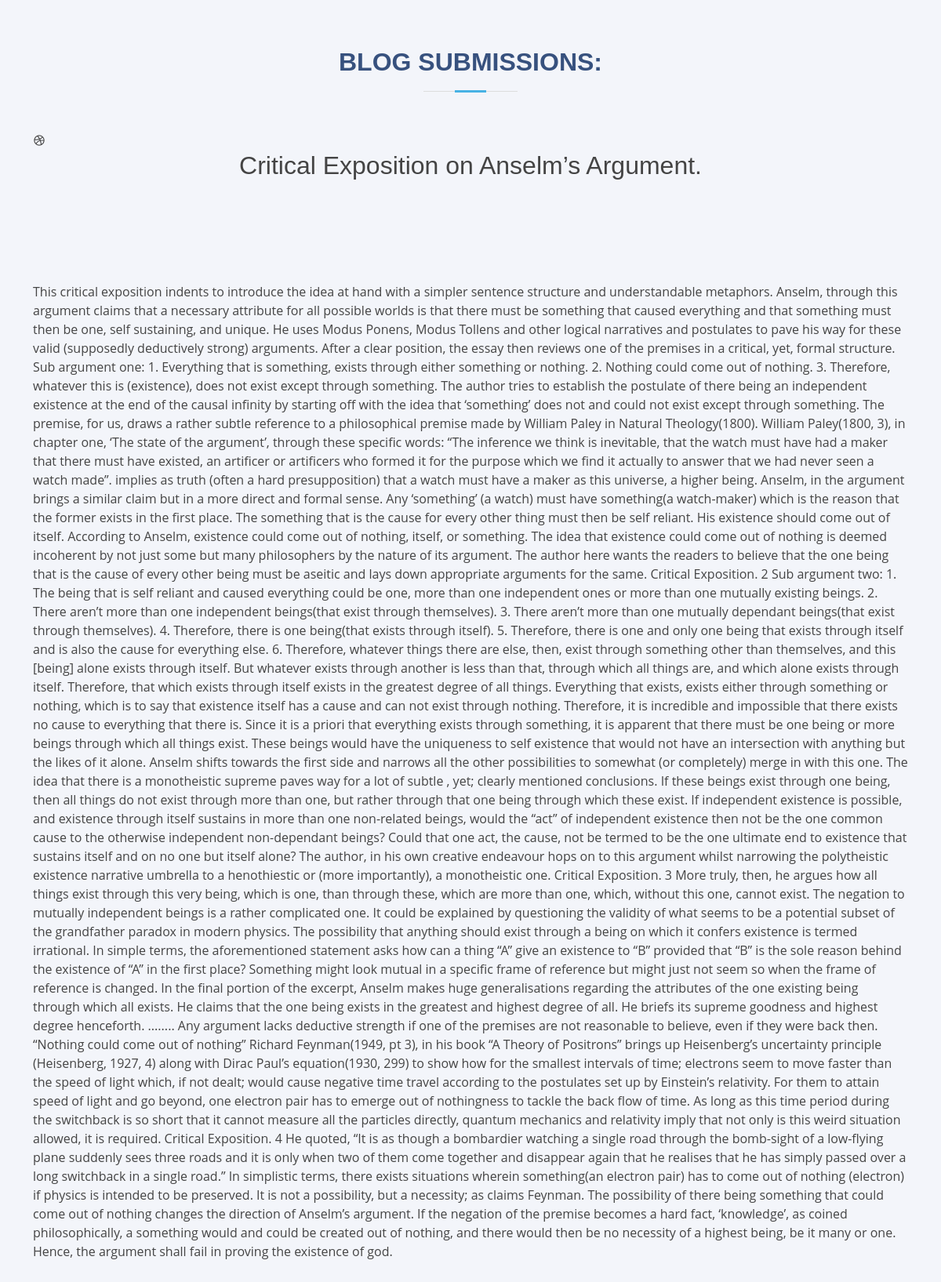
/post/1, run on the app's committed database.
### posts/models.py (models this page shows)
class Post(models.Model):
    title = models.CharField(max_length=10000)
    body = models.CharField(max_length=100000)
    created_at= models.DateTimeField(default= datetime.now, blank= True)

### posts/views.py (the view)
# urls.py: path('post/<str:pk>', views.post, name = 'post'),
def post(request, pk):
    posts = Post.objects.get(id = pk)
    return render(request,'post.html',{'posts': posts})

### templates/post.html (shortened to what this page needs)
{% load static %}
<!DOCTYPE html>
<html lang="en">
<head>
  <link href="{% static 'assets/vendor/aos/aos.css' %}" rel="stylesheet">
  <link href="{% static 'assets/vendor/bootstrap/css/bootstrap.min.css' %}" rel="stylesheet">
  <link href="{% static 'assets/vendor/bootstrap-icons/bootstrap-icons.css' %}" rel="stylesheet">
  <link href="{% static 'assets/vendor/boxicons/css/boxicons.min.css' %}" rel="stylesheet">
  <link href="{% static 'assets/vendor/glightbox/css/glightbox.min.css' %}" rel="stylesheet">
  <link href="{% static 'assets/vendor/remixicon/remixicon.css' %}" rel="stylesheet">
  <link href="{% static 'assets/vendor/swiper/swiper-bundle.min.css' %}" rel="stylesheet">
  <link href="{% static 'assets/css/style.css' %}" rel="stylesheet">
</head>
<body>
    <section id="services" class="services section-bg">
      <div class="container" data-aos="fade-up">
        <div class="section-title">
          <h2>Blog Submissions: </h2>
        </div>
        <div class="row">
              <div class="icon"><i class="bx bxl-dribbble"></i></div>
              <h2 style="text-align:center;">{{posts.title}}</h2>
              <br> <br> <br> <br> <br> <br> <br>
              <p>{{posts.body}}</p>
            </div>
          </div>
    </section>
</body>
</html>

### static/assets/css/style.css (style rules this page uses)
body { font-family: "Open Sans", sans-serif; color: #444444; }
h1, h2, h3, h4, h5, h6 { font-family: "Jost", sans-serif; }
section { padding: 60px 0; overflow: hidden; }
.section-bg { background-color: #f3f5fa; }
.section-title { text-align: center; padding-bottom: 30px; }
.section-title h2 { font-size: 32px; font-weight: bold; text-transform: uppercase; margin-bottom: 20px; padding-bottom: 20px; position: relative; color: #37517e; }
.section-title h2::before { content: ""; position: absolute; display: block; width: 120px; height: 1px; background: #ddd; bottom: 1px; left: calc(50% - 60px); }
.section-title h2::after { content: ""; position: absolute; display: block; width: 40px; height: 3px; background: #47b2e4; bottom: 0; left: calc(50% - 20px); }

### data on the page
Post: title "Critical Exposition on Anselm’s Argument.", body "This critical exposition indents to introduce the idea at hand with a simpler sentence structure and understandable metaphors. Anselm, through this argument claims that a necessary attribute for all possible worlds is that there must be something that caused everything and that something must then be one, self sustaining, and unique. He uses Modus Ponens, Modus Tollens and other logical narratives and postulates to pave his way for these valid (supposedly deductively strong) arguments. After a clear position, the essay then reviews one of the premises in a critical, yet, formal structure. Sub argument one: 1. Everything that is something, exists through either something or nothing. 2.…"
